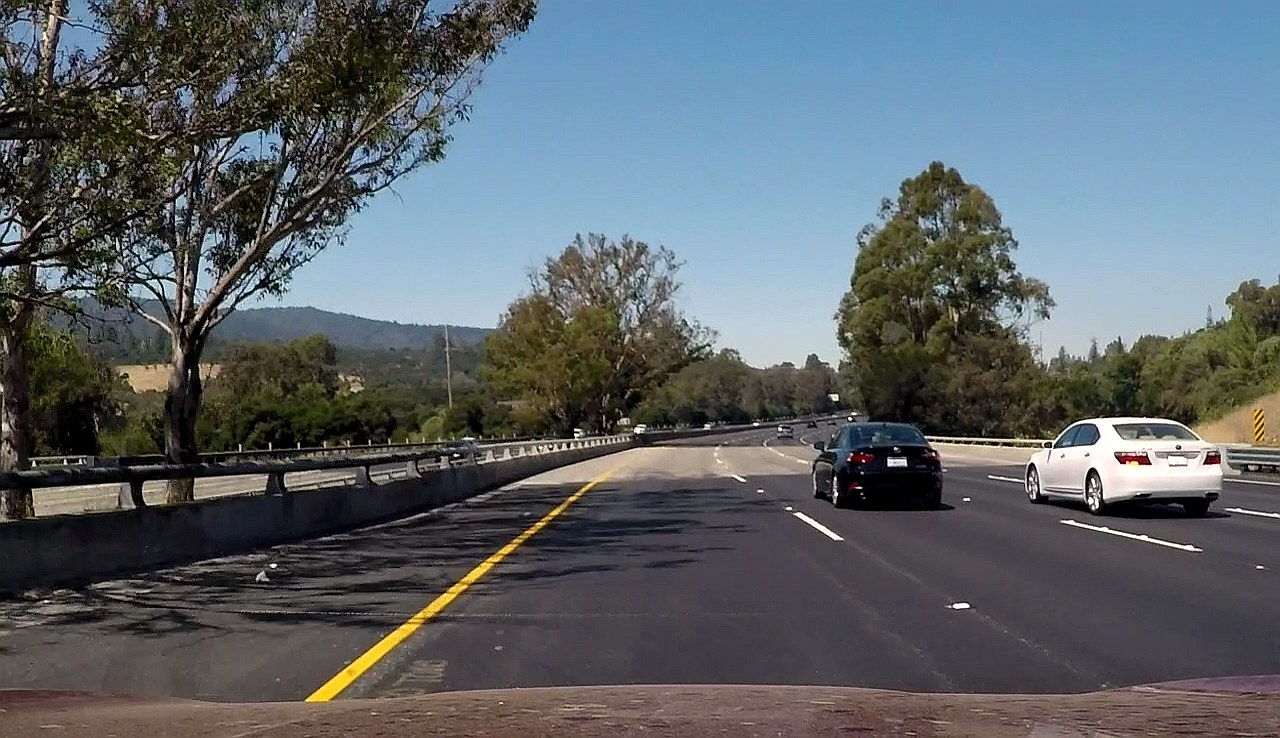
#> input picture CarND-LaneLines-P1/test_images/_vlcsnap-2017-02-21-17h08m27s959.jpg, 1280 x 738 px
$ python -i P1.py   (imports and definitions only)
#> lines starting #> are read from the running program, lines starting #| are printed output that depends on the picture; after the words box and inside, x2 and y2 are one past the last pixel; in counts of white or black regions, pixels touching at a corner belong together
#importing some useful packages
import matplotlib.pyplot as plt
import matplotlib.image as mpimg
import numpy as np
import cv2
import math
from sklearn import linear_model

def grayscale(img):
    """Applies the Grayscale transform
    This will return an image with only one color channel
    but NOTE: to see the returned image as grayscale
    (assuming your grayscaled image is called 'gray')
    you should call plt.imshow(gray, cmap='gray')"""

    b,g,r = cv2.split(img)
    image_gs = cv2.cvtColor(b,cv2.COLOR_GRAY2RGB)
    return image_gs
    # Or use BGR2GRAY if you read an image with cv2.imread()
#     return cv2.cvtColor(img, cv2.COLOR_BGR2GRAY)

def canny(img, low_threshold, high_threshold):
    """Applies the Canny transform"""
    return cv2.Canny(img, low_threshold, high_threshold)

def gaussian_blur(img, kernel_size):
    """Applies a Gaussian Noise kernel"""
    return cv2.GaussianBlur(img, (kernel_size, kernel_size), 0)

# [23 lines left out: function region_of_interest, not called in this run]

# TODO: detect the brightness of the road
def road_brightness(image,X,Y,width,height):
    image_crop = image[int(Y):int(Y+height),int(X):int(X+width)]
    brightness = image_crop.mean()
    return brightness


# [47 lines left out: functions draw_lines, weighted_img, not called in this run]


import os
# [1 line not run here, left out]


def process_image(image):

    brightness = road_brightness(image,image.shape[1]*0.45,image.shape[0]*0.7,image.shape[1]*0.15,image.shape[0]*0.2)

    # img_output = frame + 95 - int(brightness)
    # print(brightness)
    # print(road_brightness(img_output,frame.shape[1]*0.45,frame.shape[0]*0.7,frame.shape[1]*0.15,frame.shape[0]*0.2))


    # Apply grayscale
    image_gs = grayscale(image)
    # print(image_gs)
    # image_gs = image_gs + 95 - int(brightness)

    # print(road_brightness(image_gs,frame.shape[1]*0.45,frame.shape[0]*0.7,frame.shape[1]*0.15,frame.shape[0]*0.2))

    # Apply Gaussian Noise kernel
    kernel_size = 5
    image_blur = gaussian_blur(image_gs, kernel_size)

    # Apply Canny transform
    low_threshold = 50
    high_threshold = 150
    image_canny = canny(image_blur, low_threshold, high_threshold)

    # Mask
    image_mask = np.zeros_like(image_canny)
    ignore_mask_color = 255
    imshape = image.shape
    vertices = np.array([[(imshape[1]*0.12,imshape[0]*0.98),(imshape[1]*0.40, imshape[0]*0.63), (imshape[1]*0.60, imshape[0]*0.63), (imshape[1]*0.95,imshape[0]*0.98)]], dtype=np.int32);
    # vertices = mask_vertices

    cv2.fillPoly(image_mask, vertices, ignore_mask_color)
    image_masked = cv2.bitwise_and(image_canny, image_mask)

    # Hough Transform
    rho = 1
    theta = np.pi/180
    threshold = 30
    min_line_len = 10
    max_line_gap = 40

    # image_hough = hough_lines(image_masked, rho, theta, threshold, min_line_len, max_line_gap)
    img = image_masked #temp
    lines = cv2.HoughLinesP(img, rho, theta, threshold, np.array([]), minLineLength=min_line_len, maxLineGap=max_line_gap)


    # NOTE: format of lines:
    # array([[X1, Y1, X2, Y2]],
    #       [[X1, Y1, X2, Y2]], dtype=int32)

    # Calculate slope of each hough line
    # NOTE: No. of found hough lines = length of variable lines
    # Slicing the X1,Y1,X2,Y2 coordinates from lines for ele.wise calc
    X1 = lines[:,:,0]
    Y1 = -lines[:,:,1];
    X2 = lines[:,:,2];
    Y2 = -lines[:,:,3];
    # calculate slope
    m = rad2deg((Y2-Y1)/(X2-X1))

    # NOTE: points shall be separted to left and right lane
    # determined by the valeu of the slope

    # NOTE: Remove hough line results with extreme slopes
    # left_lane (+ve slope), right_lane (-ve slope)
    slope_threshold = 25; # ignore hough lines which are +/- this value
    left_lane = lines[m > slope_threshold]
    right_lane = lines[m < -slope_threshold]


    # rearrange left_lane and right_lane matrices
    left_lane_X = hstack((left_lane[:,0],left_lane[:,2]))
    left_lane_Y = hstack((left_lane[:,1],left_lane[:,3]))
    right_lane_X = hstack((right_lane[:,0],right_lane[:,2]))
    right_lane_Y = hstack((right_lane[:,1],right_lane[:,3]))


    line_img = np.zeros((img.shape[0], img.shape[1], 3), dtype=np.uint8)
    draw_lines(line_img, lines, [255,0,0], 5)
    image_hough = line_img # return


    # NOTE: linear fit lanes
    # Because ultimately we want to plot the x position of the lane by inputing y location. So we can draw the lines between certain vertical locations within the frame.
    # Therefore we have to invert the regression model by setting y-coordinates as input and x-coordinates as output
    # apply .reshape(-1, 1) to funtion input to allow model fit


    # Error Handling: if no lines were found, make them zeros
    if left_lane_X.size == 0:
        left_lane_X_fit = array([0,0])
        left_lane_Y_fit = array([0,0])
        print('\nLeft Lane Not Found')
    else:
        left_lane_reg = linear_model.RANSACRegressor(linear_model.LinearRegression())
        left_lane_reg.fit(left_lane_Y.reshape(-1, 1), left_lane_X)
        # Feed test points back to linear regression models
        # aka find the X intercept
        left_lane_Y_fit = array([imshape[0]*0.63,imshape[0]])
        left_lane_X_fit = left_lane_reg.predict(left_lane_Y_fit.reshape(2,1))

    if right_lane_X.size == 0:
        right_lane_X_fit = array([0,0])
        right_lane_Y_fit = array([0,0])
        print('\nRight Lane Not Found')
    else:
        right_lane_reg = linear_model.RANSACRegressor(linear_model.LinearRegression())
        right_lane_reg.fit(right_lane_Y.reshape(-1, 1), right_lane_X)
        # Feed test points back to linear regression models
        # aka find the X intercept
        right_lane_Y_fit = array([imshape[0]*0.63,imshape[0]])
        right_lane_X_fit = right_lane_reg.predict(right_lane_Y_fit.reshape(2,1))


    # Draw lines
    fit_lines = array([[[left_lane_X_fit[0],left_lane_Y_fit[0],left_lane_X_fit[1],left_lane_Y_fit[1]],[right_lane_X_fit[0],right_lane_Y_fit[0],right_lane_X_fit[1],right_lane_Y_fit[1]]]], dtype=int32)
    draw_lines(image_hough, fit_lines, [0,255,0], 2)

    # fig = plt.figure(2)


    # Overlay Hough Transform Results
    # result = weighted_img(image_hough, image)

    # Results with fit lanes only
    image_fitline = np.zeros((img.shape[0], img.shape[1], 3), dtype=np.uint8)
    draw_lines(image_fitline, fit_lines, [0,255,0], 5)
    result = weighted_img(image_fitline, image,1,1,0)

    # [25 lines of commented-out code are left out]

    return result


# Tuning
from moviepy.editor import VideoFileClip
# process_image(image)
# mask_normal = np.array([[[115,540],[432,340],[508,340],[912,540]]])
# mask_extra = np.array([[[153,684],[576,453],[678,453],[1216,684]]])
# solidWhiteRight
# solidYellowLeft
# challenge
# [1 line that did not run here, left out]
# [1 line that did not run here, left out]
# [1 line not run here, left out]

# TODO: Build your pipeline that will draw lane lines on the test_images
## then save them to the test_images directory.

# # # # creating a for loop to read all images within "test_images/" directory
# # # im_dir = "test_images/" # define image folder path
# # # im_list = os.listdir(im_dir)
# # # print(im_list)
# # # im_list = im_list[5:6]
# # # i = 1;
# # # for im_name in im_list: # for loop
# # #     image = mpimg.imread(im_dir+im_name) # read image from (im_dir + im_name)
# # #
# # #
# # #     result = process_image(image)
# # #
# # #     print('Image Path:', im_dir+im_name)
# # #     # fig = plt.figure(i,figsize=(10,5))
# # #     # plt.imshow(result)
# # #     i = i+1
# # #


    # fig = plt.figure(figsize=(10,10))
    # plt.subplot(321)
    # plt.title('Raw Image Input')
    # plt.imshow(image)

    #   plt.subplot(322)
    # plt.title('Grayscale Filter')
    # plt.imshow(image_gs, cmap='gray')
    #
    # plt.subplot(323)
    # plt.title('Canny Edge Detection')
    # plt.imshow(image_canny,cmap='Greys_r')
    #
    # plt.subplot(324)
    # plt.imshow(image_masked,cmap='Greys_r')
    #
    # plt.subplot(325)
    # plt.imshow(image_hough,cmap='Greys_r')
    #
    # plt.subplot(326)
    # plt.imshow(result)
    #
    # plt.show()


# # # # # ## Test on Videos
# # # # # # Import everything needed to edit/save/watch video clips
from moviepy.editor import VideoFileClip
# # from IPython.display import HTML
# mask_normal = np.array([[[115,540],[432,340],[508,340],[912,540]]])
white_output = 'white.mp4'
# [1 line that did not run here, left out]
# [1 line that did not run here, left out]
# %time white_clip.write_videofile(white_output, audio=False)
# [1 line not run here, left out]

#
# mask_normal = np.array([[[115,540],[432,340],[508,340],[912,540]]])
yellow_output = 'yellow.mp4'
# [1 line that did not run here, left out]
# [1 line that did not run here, left out]
# [1 line not run here, left out]


#
# mask_extra = np.array([[[153,684],[576,453],[678,453],[1216,633]]])
challenge_output = 'extra.mp4'
# [1 line that did not run here, left out]
# [1 line that did not run here, left out]
# [1 line not run here, left out]
#
##


# img_yuv = cv2.cvtColor(frame, cv2.COLOR_BGR2YUV)
# img_yuv[:,:,0] = cv2.equalizeHist(img_yuv[:,:,0])
# img_output = cv2.cvtColor(img_yuv, cv2.COLOR_YUV2BGR)
# frame = mpimg.imread(im_dir+'solidWhiteCurve.jpg')

# brightness = road_brightness(frame,frame.shape[1]*0.45,frame.shape[0]*0.7,frame.shape[1]*0.15,frame.shape[0]*0.2)
# print(int(brightness))
# img_output = frame + 95 - int(brightness)
# # print(brightness)
# print(road_brightness(img_output,frame.shape[1]*0.45,frame.shape[0]*0.7,frame.shape[1]*0.15,frame.shape[0]*0.2))

# # b,g,r = cv2.split(frame)
# # singlechannel = cv2.cvtColor(b,cv2.COLOR_GRAY2RGB)
# #
# # fig = plt.figure(1,figsize=(10,5))
# # plt.imshow(singlechannel)
# # #
# # # #
# # fig = plt.figure(2,figsize=(10,5))
# # plt.imshow(grayscale(singlechannel),cmap='gray')
# # # #
# # # #
# # fig = plt.figure(3,figsize=(10,5))
# # result = process_image(singlechannel)
# # plt.imshow(result)
# # # # print(brightness)


>>> import cv2
>>> picture = cv2.imread('test_images/_vlcsnap-2017-02-21-17h08m27s959.jpg')
#> picture is the input picture: shape (738, 1280, 3); mean B, G, R 104.7, 99.8, 92.5
>>> result = process_image(picture)
#> in road_brightness, `image_crop = image[int(Y):int(Y+height),int(X):int(X+width)]`:
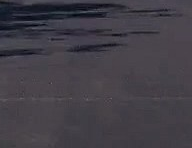
#> image_crop: shape (148, 192, 3); mean B, G, R 70.6, 62.6, 66.2
#> in road_brightness, `brightness = image_crop.mean()`: brightness = 66.46
#> in grayscale, `b,g,r = cv2.split(img)`:
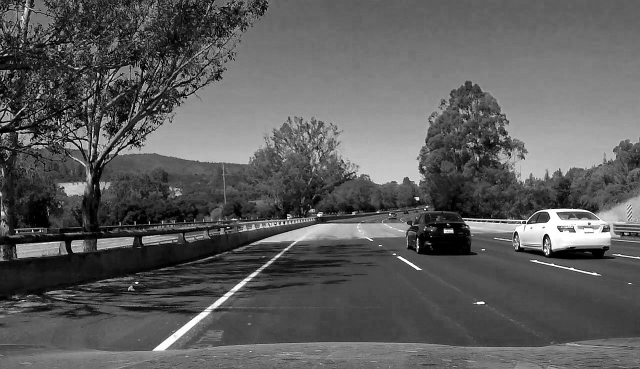
#> r: shape (738, 1280) (shown at 1/2 size); min 0, max 255, mean 92.5
#> in canny, `return cv2.Canny(img, low_threshold, high_threshold)`:
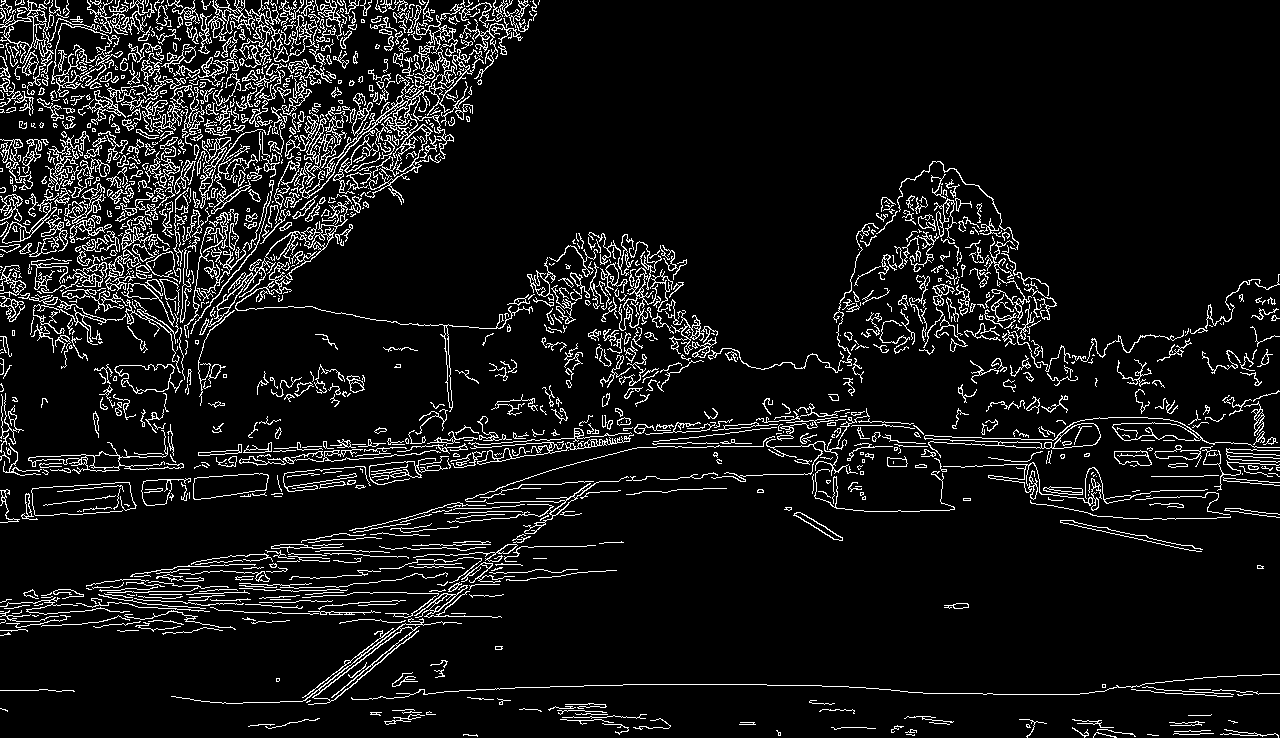
#> returned value: shape (738, 1280); 8.5% white in thin lines or dots
#> in process_image, `image_masked = cv2.bitwise_and(image_canny, image_mask)`:
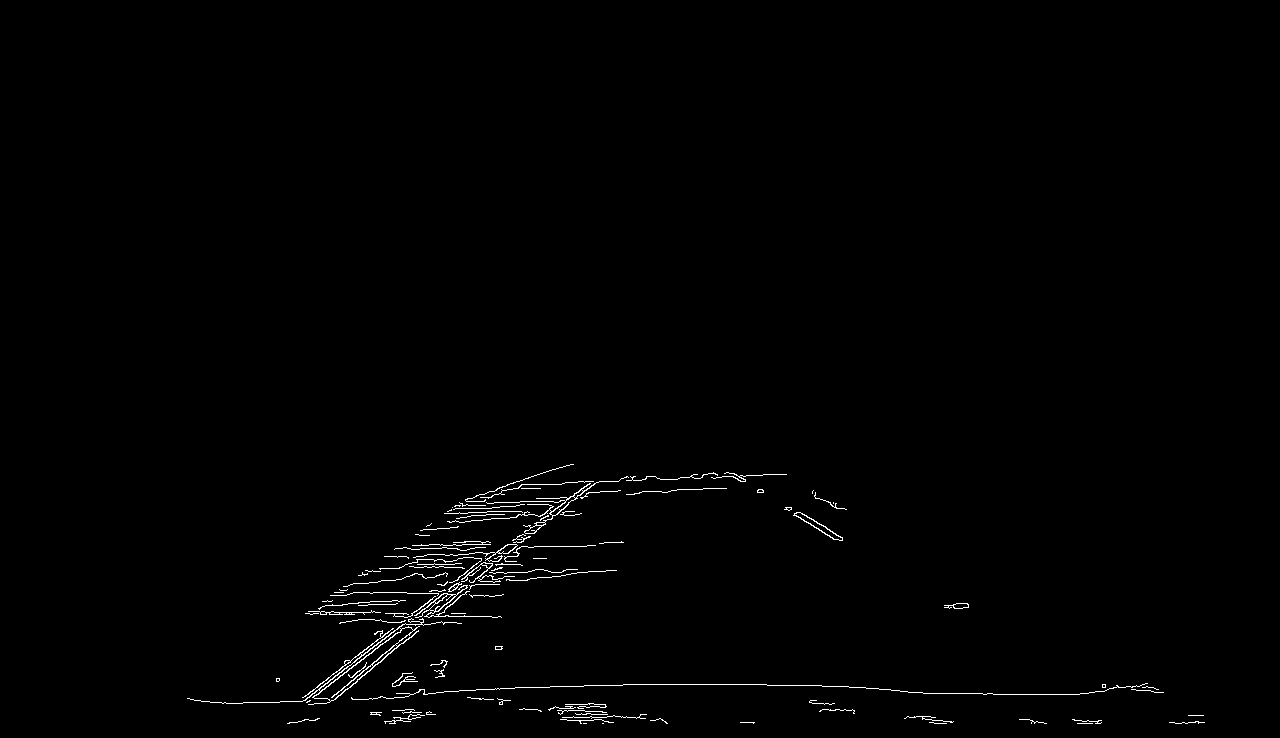
#> image_masked: shape (738, 1280); 0.8% white in thin lines or dots, all inside (x1, y1, x2, y2) = (187, 464, 1205, 724)
#> in process_image, `lines = cv2.HoughLinesP(img, rho, theta, threshold, np.array([]), minL..`: lines = 107 rows, first 6: [304, 700, 445, 590], [908, 692, 1027, 694], [309, 701, 591, 481], [700, 684, 848, 686], [402, 693, 554, 686], [306, 702, 590, 481]
#> in process_image, `X1 = lines[:,:,0]`: X1 = 107 values, max 1169 at index 18, min 194 at index 69, mean 509.9
#> in process_image, `Y1 = -lines[:,:,1];`: Y1 = 107 values, max -472 at index 36, min -723 at index 34, mean -628.9
#> in process_image, `X2 = lines[:,:,2];`: X2 = 107 values, max 1204 at index 18, min 257 at index 69, mean 615.1
#> in process_image, `Y2 = -lines[:,:,3];`: Y2 = 107 values, max -468 at index 92, min -723 at index 34, mean -599.3
#> (the run stopped early here; a loop or call above may not have finished)

$ run again, on CarND-LaneLines-P1/test_images/solidYellowCurve2.jpg
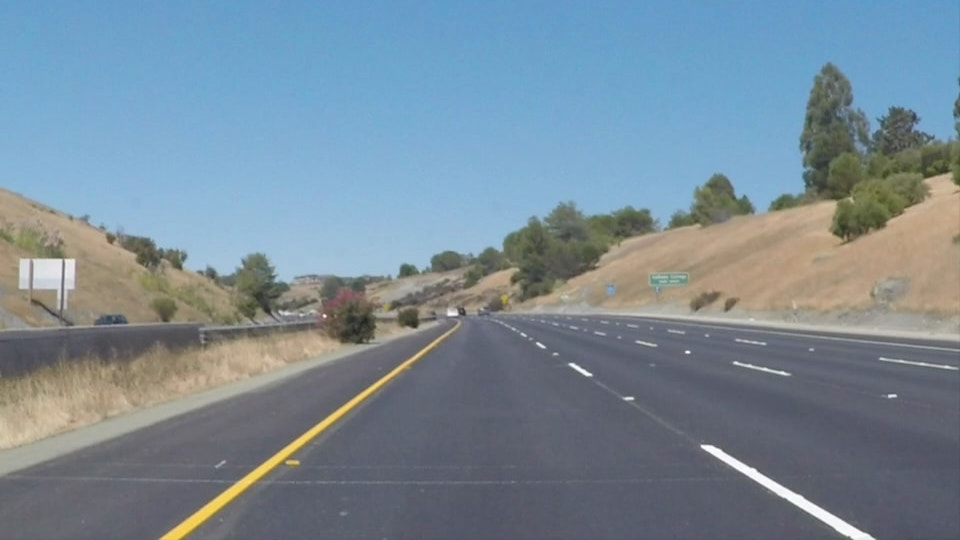
#> input picture CarND-LaneLines-P1/test_images/solidYellowCurve2.jpg, 960 x 540 px
#> picture is the input picture: shape (540, 960, 3); mean B, G, R 151.5, 138.6, 120.7
#> in road_brightness, `image_crop = image[int(Y):int(Y+height),int(X):int(X+width)]`:
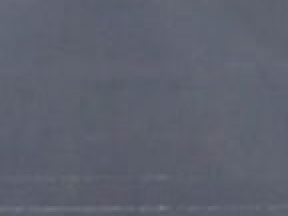
#> image_crop: shape (108, 144, 3) (shown 2 times larger); mean B, G, R 110.3, 97.2, 93.4
#> in road_brightness, `brightness = image_crop.mean()`: brightness = 100.3
#> image_mask: shape (540, 960); 18.2% white; 1 white region, box (x1, y1, x2, y2) and area: (115, 340, 913, 530) 94269
#> in process_image, `image_masked = cv2.bitwise_and(image_canny, image_mask)`:
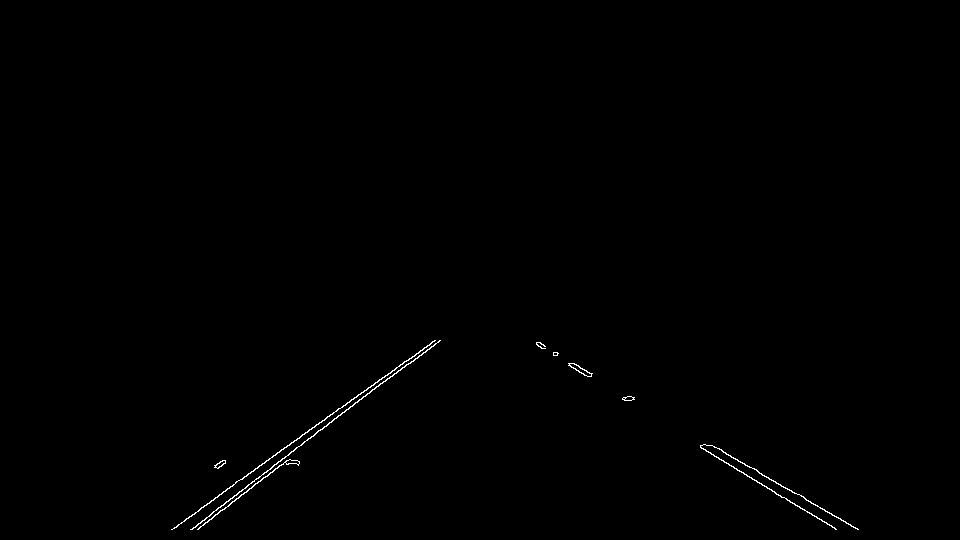
#> image_masked: shape (540, 960); 0.33% white in thin lines or dots, all inside (x1, y1, x2, y2) = (171, 340, 859, 530)
#> lines = 15 rows, first 6: [171, 529, 338, 408], [218, 507, 439, 340], [716, 447, 858, 529], [296, 440, 434, 340], [700, 446, 800, 508], [199, 527, 289, 459]
#> X1 = [171, 218, 716, 296, 700, 199, 711, 190, 296, 537, 743, 700, 172, 536, 176]
#> Y1 = [-529, -507, -447, -440, -446, -527, -445, -529, -447, -342, -472, -447, -529, -343, -527]
#> X2 = [338, 439, 858, 434, 800, 289, 857, 313, 406, 633, 835, 781, 379, 622, 432]
#> Y2 = [-408, -340, -529, -340, -508, -459, -529, -436, -364, -399, -529, -497, -379, -399, -341]
